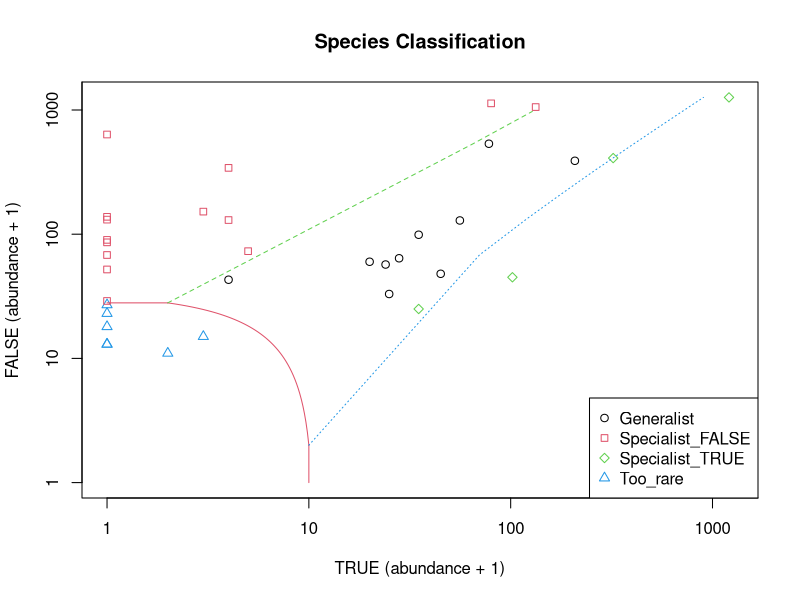

Generate this figure with R:
library(vegan)


### Name: clamtest
### Title: Multinomial Species Classification Method (CLAM)
### Aliases: clamtest summary.clamtest plot.clamtest
### Keywords: htest

### ** Examples

data(mite)
data(mite.env)
sol <- with(mite.env, clamtest(mite, Shrub=="None", alpha=0.005))
summary(sol)
head(sol)
plot(sol)
